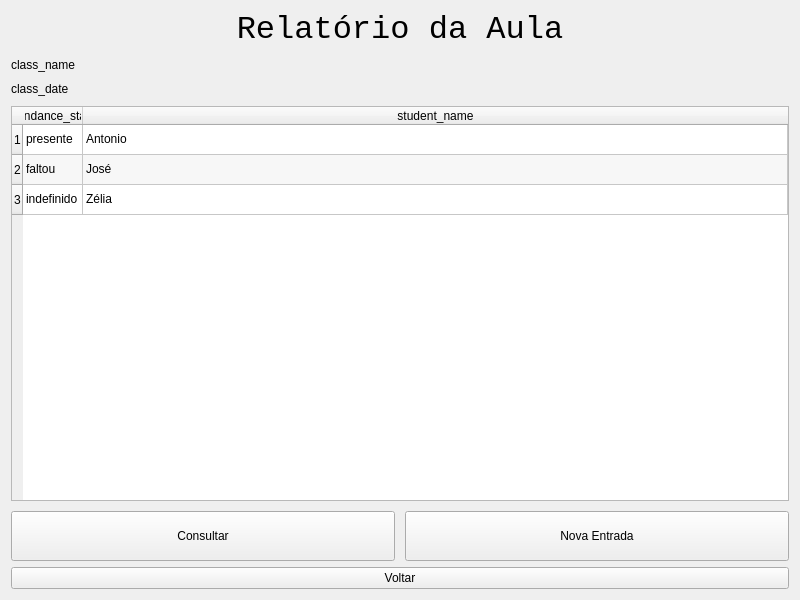
<?xml version="1.0" encoding="UTF-8"?>
<ui version="4.0">
 <class>Course_qW</class>
 <widget class="QWidget" name="Course_qW">
  <property name="geometry">
   <rect>
    <x>0</x>
    <y>0</y>
    <width>800</width>
    <height>600</height>
   </rect>
  </property>
  <property name="minimumSize">
   <size>
    <width>800</width>
    <height>600</height>
   </size>
  </property>
  <property name="windowTitle">
   <string>4Safety</string>
  </property>
  <layout class="QGridLayout" name="gridLayout">
   <item row="0" column="0">
    <layout class="QGridLayout" name="Course_qGL">
     <item row="7" column="0">
      <widget class="QPushButton" name="close_qPB">
       <property name="text">
        <string>Voltar</string>
       </property>
      </widget>
     </item>
     <item row="6" column="0">
      <layout class="QGridLayout" name="Gallery_qGL">
       <property name="spacing">
        <number>10</number>
       </property>
       <item row="3" column="0" colspan="2">
        <widget class="QTableWidget" name="course_qTW">
         <property name="minimumSize">
          <size>
           <width>300</width>
           <height>300</height>
          </size>
         </property>
         <property name="maximumSize">
          <size>
           <width>16777215</width>
           <height>16777215</height>
          </size>
         </property>
         <property name="sizeAdjustPolicy">
          <enum>QAbstractScrollArea::AdjustToContents</enum>
         </property>
         <property name="alternatingRowColors">
          <bool>true</bool>
         </property>
         <property name="selectionMode">
          <enum>QAbstractItemView::SingleSelection</enum>
         </property>
         <property name="selectionBehavior">
          <enum>QAbstractItemView::SelectRows</enum>
         </property>
         <property name="showGrid">
          <bool>true</bool>
         </property>
         <property name="gridStyle">
          <enum>Qt::SolidLine</enum>
         </property>
         <property name="sortingEnabled">
          <bool>true</bool>
         </property>
         <property name="wordWrap">
          <bool>false</bool>
         </property>
         <property name="cornerButtonEnabled">
          <bool>false</bool>
         </property>
         <property name="rowCount">
          <number>3</number>
         </property>
         <property name="columnCount">
          <number>2</number>
         </property>
         <attribute name="horizontalHeaderVisible">
          <bool>true</bool>
         </attribute>
         <attribute name="horizontalHeaderCascadingSectionResizes">
          <bool>false</bool>
         </attribute>
         <attribute name="horizontalHeaderMinimumSectionSize">
          <number>60</number>
         </attribute>
         <attribute name="horizontalHeaderDefaultSectionSize">
          <number>60</number>
         </attribute>
         <attribute name="horizontalHeaderShowSortIndicator" stdset="0">
          <bool>true</bool>
         </attribute>
         <attribute name="horizontalHeaderStretchLastSection">
          <bool>true</bool>
         </attribute>
         <attribute name="verticalHeaderVisible">
          <bool>true</bool>
         </attribute>
         <attribute name="verticalHeaderCascadingSectionResizes">
          <bool>false</bool>
         </attribute>
         <attribute name="verticalHeaderStretchLastSection">
          <bool>false</bool>
         </attribute>
         <row>
          <property name="text">
           <string>1</string>
          </property>
         </row>
         <row>
          <property name="text">
           <string>2</string>
          </property>
         </row>
         <row>
          <property name="text">
           <string>3</string>
          </property>
         </row>
         <column>
          <property name="text">
           <string>attendance_status</string>
          </property>
         </column>
         <column>
          <property name="text">
           <string>student_name</string>
          </property>
         </column>
         <item row="0" column="0">
          <property name="text">
           <string>presente</string>
          </property>
         </item>
         <item row="0" column="1">
          <property name="text">
           <string>Antonio</string>
          </property>
         </item>
         <item row="1" column="0">
          <property name="text">
           <string>faltou</string>
          </property>
         </item>
         <item row="1" column="1">
          <property name="text">
           <string>José</string>
          </property>
         </item>
         <item row="2" column="0">
          <property name="text">
           <string>indefinido</string>
          </property>
         </item>
         <item row="2" column="1">
          <property name="text">
           <string>Zélia</string>
          </property>
         </item>
        </widget>
       </item>
       <item row="8" column="0">
        <widget class="QPushButton" name="manage_students_qPB">
         <property name="minimumSize">
          <size>
           <width>0</width>
           <height>50</height>
          </size>
         </property>
         <property name="text">
          <string>Consultar</string>
         </property>
        </widget>
       </item>
       <item row="8" column="1">
        <widget class="QPushButton" name="manage_attendance_qPB">
         <property name="minimumSize">
          <size>
           <width>0</width>
           <height>50</height>
          </size>
         </property>
         <property name="text">
          <string>Nova Entrada</string>
         </property>
        </widget>
       </item>
       <item row="1" column="0" colspan="2">
        <widget class="QLabel" name="label">
         <property name="text">
          <string>class_name</string>
         </property>
        </widget>
       </item>
       <item row="0" column="0" colspan="2">
        <widget class="QLabel" name="title_qL">
         <property name="maximumSize">
          <size>
           <width>16777215</width>
           <height>50</height>
          </size>
         </property>
         <property name="font">
          <font>
           <family>Consolas</family>
           <pointsize>24</pointsize>
          </font>
         </property>
         <property name="text">
          <string>Relatório da Aula</string>
         </property>
         <property name="alignment">
          <set>Qt::AlignCenter</set>
         </property>
        </widget>
       </item>
       <item row="2" column="0">
        <widget class="QLabel" name="label_2">
         <property name="text">
          <string>class_date</string>
         </property>
        </widget>
       </item>
      </layout>
     </item>
    </layout>
   </item>
  </layout>
 </widget>
 <resources/>
 <connections/>
</ui>
